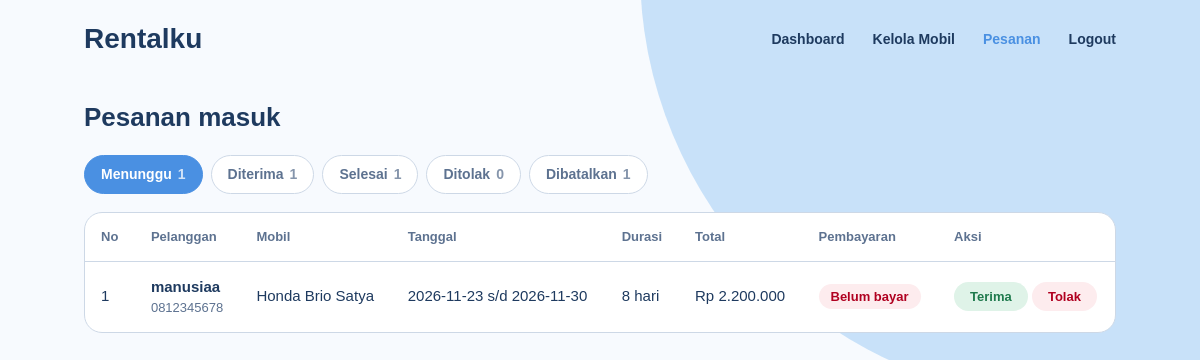
The app's page /pesananadmin.php (signed in) with its own data.
### tables this page shows
CREATE TABLE `pesanan` (
  `id_pesanan` int(11) NOT NULL,
  `id_user` int(11) NOT NULL,
  `id_mobil` int(11) NOT NULL,
  `tgl_mulai` date NOT NULL,
  `tgl_selesai` date NOT NULL,
  `total_harga` int(11) NOT NULL,
  `status_pesanan` enum('menunggu','diterima','ditolak','selesai','dibatalkan') NOT NULL DEFAULT 'menunggu',
  `metode_bayar` enum('transfer','di_tempat') DEFAULT NULL,
  `status_bayar` enum('belum_bayar','menunggu_verifikasi','lunas') NOT NULL DEFAULT 'belum_bayar',
  `bukti_bayar` varchar(255) DEFAULT NULL,
  `tgl_pesan` timestamp NOT NULL DEFAULT current_timestamp()
);

CREATE TABLE `users` (
  `id_user` int(11) NOT NULL,
  `nama` varchar(100) NOT NULL,
  `email` varchar(100) NOT NULL,
  `no_hp` varchar(20) NOT NULL,
  `password` varchar(255) NOT NULL,
  `role` enum('pelanggan','admin') NOT NULL DEFAULT 'pelanggan'
);

CREATE TABLE `mobil` (
  `id_mobil` int(11) NOT NULL,
  `id_kategori` int(11) NOT NULL,
  `nama_mobil` varchar(100) NOT NULL,
  `transmisi` enum('manual','matic') NOT NULL,
  `kursi` int(11) NOT NULL,
  `harga_harian` int(11) NOT NULL,
  `foto` varchar(255) DEFAULT NULL,
  `deskripsi` text DEFAULT NULL,
  `aktif` tinyint(1) NOT NULL DEFAULT 1
);

### pesananadmin.php (the view, shortened to what this page needs)
<?php
include "koneksi.php";
$status = "menunggu";
$jumlah = array("menunggu" => 0, "diterima" => 0, "selesai" => 0, "ditolak" => 0, "dibatalkan" => 0);
$query = "SELECT status_pesanan, COUNT(*) AS total FROM pesanan GROUP BY status_pesanan";
$hasil = $koneksi->query($query);
while($baris = mysqli_fetch_assoc($hasil)){
    $jumlah[$baris["status_pesanan"]] = $baris["total"];
}
$stmt = $koneksi->prepare("SELECT pesanan.*, users.nama, users.no_hp, mobil.nama_mobil
    FROM pesanan
    JOIN users ON pesanan.id_user = users.id_user
    JOIN mobil ON pesanan.id_mobil = mobil.id_mobil
    WHERE pesanan.status_pesanan = ?
    ORDER BY pesanan.tgl_mulai ASC");
$stmt->bind_param("s", $status);
$stmt->execute();
$hasil = $stmt->get_result();
?>
<!DOCTYPE html>
<html lang="id">
<head>
    <link rel="stylesheet" href="app.css">
</head>
<body>
<header class="bar">
    <a class="brand" href="admin.php">Rentalku</a>
    <nav class="nav">
        <a href="admin.php">Dashboard</a>
        <a href="mobilAdmin.php">Kelola Mobil</a>
        <a href="pesananadmin.php" class="aktif">Pesanan</a>
        <a href="logout.php">Logout</a>
    </nav>
</header>
<main class="wrap">
    <div class="kepala"><h2>Pesanan masuk</h2></div>
    <div class="tab">
        <a href="pesananadmin.php?status=menunggu" class="<?php if($status == "menunggu"){ echo "aktif"; } ?>">Menunggu<span><?php echo $jumlah["menunggu"]; ?></span></a>
        <a href="pesananadmin.php?status=diterima" class="<?php if($status == "diterima"){ echo "aktif"; } ?>">Diterima<span><?php echo $jumlah["diterima"]; ?></span></a>
        <a href="pesananadmin.php?status=selesai" class="<?php if($status == "selesai"){ echo "aktif"; } ?>">Selesai<span><?php echo $jumlah["selesai"]; ?></span></a>
        <a href="pesananadmin.php?status=ditolak" class="<?php if($status == "ditolak"){ echo "aktif"; } ?>">Ditolak<span><?php echo $jumlah["ditolak"]; ?></span></a>
        <a href="pesananadmin.php?status=dibatalkan" class="<?php if($status == "dibatalkan"){ echo "aktif"; } ?>">Dibatalkan<span><?php echo $jumlah["dibatalkan"]; ?></span></a>
    </div>
    <div class="tabel-box">
    <table>
        <tr>
            <th>No</th><th>Pelanggan</th><th>Mobil</th><th>Tanggal</th><th>Durasi</th><th>Total</th><th>Pembayaran</th><th>Aksi</th>
        </tr>
        <?php
        $no = 1;
        while($p = mysqli_fetch_assoc($hasil)){
            $hari = round((strtotime($p["tgl_selesai"]) - strtotime($p["tgl_mulai"])) / 86400) + 1;
        ?>
        <tr>
            <td><?php echo $no++; ?></td>
            <td class="nama pelanggan">
                <?php echo htmlspecialchars($p["nama"]); ?>
                <small><?php echo htmlspecialchars($p["no_hp"]); ?></small>
            </td>
            <td><?php echo $p["nama_mobil"]; ?></td>
            <td><?php echo $p["tgl_mulai"]; ?> s/d <?php echo $p["tgl_selesai"]; ?></td>
            <td><?php echo $hari; ?> hari</td>
            <td>Rp <?php echo number_format($p["total_harga"], 0, ",", "."); ?></td>
            <td>
                <?php
                if($p["status_bayar"] == "lunas"){
                    echo "<span class='pill on'>Lunas</span>";
                }else if($p["status_bayar"] == "menunggu_verifikasi"){
                    echo "<span class='pill tunggu'>Menunggu verifikasi</span>";
                }else{
                    echo "<span class='pill tolak'>Belum bayar</span>";
                }
                ?>
            </td>
            <td class="aksi">
                <?php if($status == "menunggu"){ ?>
                    <form method="POST" action="status.php">
                        <button type="submit" class="mini ok" name="aksi" value="terima">Terima</button>
                        <button type="submit" class="mini no" name="aksi" value="tolak" onclick="return confirm('Tolak pesanan ini?')">Tolak</button>
                    </form>
                <?php }else if($status == "diterima"){ ?>
                    <form method="POST" action="status.php">
                        <input type="hidden" name="id_pesanan" value="<?php echo $p["id_pesanan"]; ?>">
                        <input type="hidden" name="kembali" value="pesanan">
                        <button type="submit" class="mini biru" name="aksi" value="selesai">Tandai selesai</button>
                    </form>
                <?php }else{ ?>
                    -
                <?php } ?>
            </td>
        </tr>
        <?php } ?>
    </table>
    </div>
</main>
</body>
</html>

### app.css (style rules this page uses)
:root { --navy: #1e3a5f; --sky: #a8d0f5; --blue: #4a90e2; --mist: #dce9f8; --slate: #5d7290; --line: #cdd8e6; --paper: #f7fafe; --danger: #b00020; --ok: #1f7a4d; }
* { box-sizing: border-box; margin: 0; padding: 0; }
body { font-family: Arial, sans-serif; background: var(--paper); color: var(--navy); line-height: 1.5; min-height: 100vh; }
body::before { content: ""; position: fixed; top: -460px; right: -300px; width: 860px; height: 860px; border-radius: 50%; background: var(--sky); opacity: .6; z-index: -1; pointer-events: none; }
a { color: var(--blue); }
.bar { display: flex; justify-content: space-between; align-items: center; gap: 16px; max-width: 1080px; margin: 0 auto; padding: 18px 24px; }
.brand { font-size: 28px; font-weight: bold; color: var(--navy); text-decoration: none; }
.nav { display: flex; align-items: center; gap: 28px; }
.nav a { font-size: 14px; font-weight: bold; color: var(--navy); text-decoration: none; }
.wrap { max-width: 1080px; margin: 0 auto; padding: 24px 24px 72px; }
h2 { font-size: 26px; line-height: 1.2; margin-bottom: 18px; }
.kepala { display: flex; justify-content: space-between; align-items: center; flex-wrap: wrap; gap: 14px; margin-bottom: 22px; }
.kepala h2 { margin-bottom: 0; }
.tabel-box { background: #fff; border: 1px solid var(--line); border-radius: 18px; overflow-x: auto; }
table { width: 100%; border-collapse: collapse; min-width: 760px; }
th { text-align: left; padding: 14px 16px; font-size: 13px; color: var(--slate); border-bottom: 1px solid var(--line); }
td { padding: 14px 16px; font-size: 15px; border-bottom: 1px solid var(--mist); vertical-align: middle; }
tr:last-child td { border-bottom: 0; }
.nama { font-weight: bold; }
.pill { display: inline-block; padding: 3px 12px; font-size: 13px; font-weight: bold; border-radius: 50px; }
.aksi { white-space: nowrap; }
.pill.tolak { background: #fdecee; color: var(--danger); }
.nav a.aktif { color: var(--blue); }
.mini { padding: 7px 16px; font-family: Arial, sans-serif; font-size: 13px; font-weight: bold; border: 0; border-radius: 50px; cursor: pointer; transition: background .2s, color .2s; }
.mini.ok { background: #dff3e8; color: var(--ok); }
.mini.no { background: #fdecee; color: var(--danger); }
.tab { display: flex; flex-wrap: wrap; gap: 8px; margin-bottom: 18px; }
.tab a { padding: 8px 16px; font-size: 14px; font-weight: bold; text-decoration: none; color: var(--slate); background: #fff; border: 1px solid var(--line); border-radius: 50px; }
.tab a.aktif { color: #fff; background: var(--blue); border-color: var(--blue); }
.tab a span { margin-left: 6px; opacity: .75; }
.pelanggan small { display: block; font-size: 13px; font-weight: normal; color: var(--slate); }
.aksi form { display: inline; }

### records on screen
pesanan: id_user.nama "manusiaa", id_user.no_hp "0812345678", id_mobil.nama_mobil "Honda Brio Satya", tgl_mulai "2026-11-23", tgl_selesai "2026-11-30", hari "8", total_harga "2.200.000", status_bayar "Belum bayar"

### other values on screen
$jumlah["menunggu"] "1"
$jumlah["diterima"] "1"
$jumlah["selesai"] "1"
$jumlah["ditolak"] "0"
$jumlah["dibatalkan"] "1"
